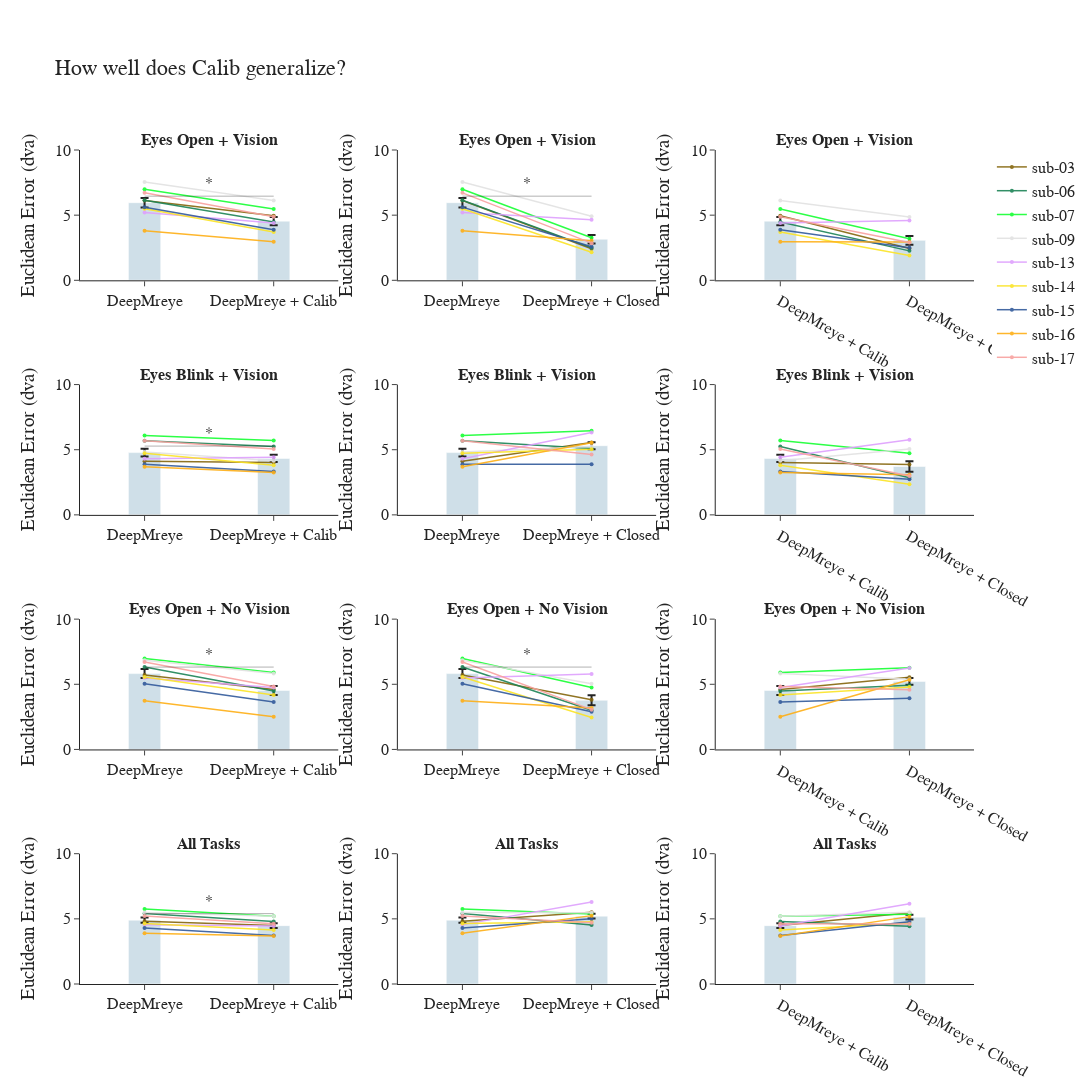

The notebook cell saved with this chart:
### Code cell
import plotly.graph_objects as go
from plotly.subplots import make_subplots
import numpy as np

# Define color and name mappings
model_name_map = {
    "pretrained": "DeepMreye",
    "pt_gaze": "DeepMreye + Closed",
    "pt_calib": "DeepMreye + Calib", 
    "ft_gaze": "DeepMreye + Calib + Closed"
}

bar_color = 'rgba(66, 129, 164, 0.25)' 

colormap_subject_dict = {
    'sub-01': '#AA0DFE', 'sub-02': '#3283FE', 'sub-03': '#85660D', 'sub-04': '#782AB6',
    'sub-05': '#565656', 'sub-06': '#1C8356', 'sub-07': '#16FF32', 'sub-08': '#F7E1A0',
    'sub-09': '#E2E2E2', 'sub-11': '#1CBE4F', 'sub-13': '#DEA0FD', 'sub-14': '#FBE426', 
    'sub-15': '#325A9B', 'sub-16': '#FEAF16', 'sub-17': '#F8A19F'
}

task_labels = ["<b>Eyes Open + Vision<b>", "<b>Eyes Blink + Vision<b>", "<b>Eyes Open + No Vision<b>"]
task_names = ["open", "no_stim", "blink", "all"]


comparisons = [
    ("pretrained", "pt_calib"),
    ("pretrained", "pt_gaze"),
    ("pt_calib", "ft_gaze")
]

fig = make_subplots(
    rows=4, cols=3,
    subplot_titles=[f"{label}" for label in task_labels for _ in range(3)] + ["<b>All Tasks<b>"] * 3
)


# Keep track of subjects already shown in legend
shown_subjects = set()

for i, task in enumerate(task_names):
    for j, (model_a, model_b) in enumerate(comparisons):
        row = i + 1
        col = j + 1

        df_plot = df_ee[
            (df_ee["task"] == task) &
            (df_ee["model"].isin([model_a, model_b]))
        ]

        df_pivot = df_plot.pivot(index="subject", columns="model", values="mean")[[model_a, model_b]].dropna()

        means = df_pivot.mean()
        stderrs = df_pivot.sem()
        x_vals = [0, 1]

        fig.add_trace(go.Bar(
            x=x_vals,
            y=means.values,
            error_y=dict(type="data", array=stderrs.values),
            marker_color=bar_color,
            width=0.25,
            showlegend=False
        ), row=row, col=col)

        # Add connecting lines per subject
        for subject, row_data in df_pivot.iterrows():
            color = colormap_subject_dict.get(subject, 'gray')
            show_legend = subject not in shown_subjects
            shown_subjects.add(subject)

            fig.add_trace(go.Scatter(
                x=x_vals,
                y=row_data.values,
                mode='lines+markers',
                line=dict(color=color, width=1.5),
                marker=dict(size=4),
                name=subject,
                opacity=0.9,
                showlegend=show_legend
            ), row=row, col=col)

        # Add significance marker if p < 0.05
        sig_row = sig_df[
            (sig_df.task == task) &
            (sig_df.model_a == model_a) &
            (sig_df.model_b == model_b)
        ]

        if not sig_row.empty and sig_row.iloc[0].p_value < 0.05:
            y_vals = means.values
            max_y = max(y_vals)
            line_y = max_y + 0.5

            fig.add_shape(
                type="line",
                x0=0,
                x1=1,
                y0=line_y,
                y1=line_y,
                line=dict(color="black", width=1),
                row=row, col=col
            )
            fig.add_trace(go.Scatter(
                x=[0.5],
                y=[line_y + 0.9],
                text=["*"],
                mode="text",
                showlegend=False
            ), row=row, col=col)

# Layout
fig.update_layout(
    height=1800,
    width=1300,
    title_text="How well does Calib generalize?",
    template="simple_white",
    showlegend=True,
    font=dict(size=16, family="Arial"),
    margin=dict(t=150)
)

# Axis formatting
for i in range(1, 5):
    for j in range(1, 4):  # 3 columns
        if j == 1:
            model_b_label = model_name_map["pt_calib"]
        elif j == 2:
            model_b_label = model_name_map["pt_gaze"]
        else:
            model_b_label = model_name_map["pt_gaze"]  
        model_a_label = model_name_map["pretrained"] if j in [1, 2] else model_name_map["pt_calib"]

        fig.update_yaxes(range=[0, 10], title_text="Euclidean Error (dva)", row=i, col=j)
        fig.update_xaxes(
            tickvals=[0, 1],
            ticktext=[model_a_label, model_b_label],
            row=i, col=j
        )


fig.show()
#fig.write_image("/Users/sinakling/disks/meso_shared/deepmreye/derivatives/int_deepmreye/deepmreye_closed/figures/group/euclidean_error_barplots.pdf")

### Figure 1 — Plotly figure (JSON) as saved in the notebook; plotly's stock layout.template omitted (floating-point values rounded to 4 significant figures)
{"data": [{"error_y": {"array": [0.3683, 0.3188], "type": "data"}, "marker": {"color": "rgba(66, 129, 164, 0.25)"}, "showlegend": false, "type": "bar", "width": 0.25, "x": [0, 1], "xaxis": "x", "y": [5.957, 4.541], "yaxis": "y"}, {"line": {"color": "#85660D", "width": 1.5}, "marker": {"size": 4}, "mode": "lines+markers", "name": "sub-03", "opacity": 0.9, "showlegend": true, "type": "scatter", "x": [0, 1], "xaxis": "x", "y": [6.122, 4.956], "yaxis": "y"}, {"line": {"color": "#1C8356", "width": 1.5}, "marker": {"size": 4}, "mode": "lines+markers", "name": "sub-06", "opacity": 0.9, "showlegend": true, "type": "scatter", "x": [0, 1], "xaxis": "x", "y": [6.138, 4.48], "yaxis": "y"}, {"line": {"color": "#16FF32", "width": 1.5}, "marker": {"size": 4}, "mode": "lines+markers", "name": "sub-07", "opacity": 0.9, "showlegend": true, "type": "scatter", "x": [0, 1], "xaxis": "x", "y": [6.987, 5.477], "yaxis": "y"}, {"line": {"color": "#E2E2E2", "width": 1.5}, "marker": {"size": 4}, "mode": "lines+markers", "name": "sub-09", "opacity": 0.9, "showlegend": true, "type": "scatter", "x": [0, 1], "xaxis": "x", "y": [7.548, 6.131], "yaxis": "y"}, {"line": {"color": "#DEA0FD", "width": 1.5}, "marker": {"size": 4}, "mode": "lines+markers", "name": "sub-13", "opacity": 0.9, "showlegend": true, "type": "scatter", "x": [0, 1], "xaxis": "x", "y": [5.201, 4.4], "yaxis": "y"}, {"line": {"color": "#FBE426", "width": 1.5}, "marker": {"size": 4}, "mode": "lines+markers", "name": "sub-14", "opacity": 0.9, "showlegend": true, "type": "scatter", "x": [0, 1], "xaxis": "x", "y": [5.488, 3.713], "yaxis": "y"}, {"line": {"color": "#325A9B", "width": 1.5}, "marker": {"size": 4}, "mode": "lines+markers", "name": "sub-15", "opacity": 0.9, "showlegend": true, "type": "scatter", "x": [0, 1], "xaxis": "x", "y": [5.615, 3.875], "yaxis": "y"}, {"line": {"color": "#FEAF16", "width": 1.5}, "marker": {"size": 4}, "mode": "lines+markers", "name": "sub-16", "opacity": 0.9, "showlegend": true, "type": "scatter", "x": [0, 1], "xaxis": "x", "y": [3.804, 2.965], "yaxis": "y"}, {"line": {"color": "#F8A19F", "width": 1.5}, "marker": {"size": 4}, "mode": "lines+markers", "name": "sub-17", "opacity": 0.9, "showlegend": true, "type": "scatter", "x": [0, 1], "xaxis": "x", "y": [6.712, 4.87], "yaxis": "y"}, {"mode": "text", "showlegend": false, "text": ["*"], "type": "scatter", "x": [0.5], "xaxis": "x", "y": [7.357], "yaxis": "y"}, {"error_y": {"array": [0.3683, 0.3292], "type": "data"}, "marker": {"color": "rgba(66, 129, 164, 0.25)"}, "showlegend": false, "type": "bar", "width": 0.25, "x": [0, 1], "xaxis": "x2", "y": [5.957, 3.153], "yaxis": "y2"}, {"line": {"color": "#85660D", "width": 1.5}, "marker": {"size": 4}, "mode": "lines+markers", "name": "sub-03", "opacity": 0.9, "showlegend": false, "type": "scatter", "x": [0, 1], "xaxis": "x2", "y": [6.122, 2.425], "yaxis": "y2"}, {"line": {"color": "#1C8356", "width": 1.5}, "marker": {"size": 4}, "mode": "lines+markers", "name": "sub-06", "opacity": 0.9, "showlegend": false, "type": "scatter", "x": [0, 1], "xaxis": "x2", "y": [6.138, 2.492], "yaxis": "y2"}, {"line": {"color": "#16FF32", "width": 1.5}, "marker": {"size": 4}, "mode": "lines+markers", "name": "sub-07", "opacity": 0.9, "showlegend": false, "type": "scatter", "x": [0, 1], "xaxis": "x2", "y": [6.987, 3.268], "yaxis": "y2"}, {"line": {"color": "#E2E2E2", "width": 1.5}, "marker": {"size": 4}, "mode": "lines+markers", "name": "sub-09", "opacity": 0.9, "showlegend": false, "type": "scatter", "x": [0, 1], "xaxis": "x2", "y": [7.548, 4.923], "yaxis": "y2"}, {"line": {"color": "#DEA0FD", "width": 1.5}, "marker": {"size": 4}, "mode": "lines+markers", "name": "sub-13", "opacity": 0.9, "showlegend": false, "type": "scatter", "x": [0, 1], "xaxis": "x2", "y": [5.201, 4.654], "yaxis": "y2"}, {"line": {"color": "#FBE426", "width": 1.5}, "marker": {"size": 4}, "mode": "lines+markers", "name": "sub-14", "opacity": 0.9, "showlegend": false, "type": "scatter", "x": [0, 1], "xaxis": "x2", "y": [5.488, 2.153], "yaxis": "y2"}, {"line": {"color": "#325A9B", "width": 1.5}, "marker": {"size": 4}, "mode": "lines+markers", "name": "sub-15", "opacity": 0.9, "showlegend": false, "type": "scatter", "x": [0, 1], "xaxis": "x2", "y": [5.615, 2.576], "yaxis": "y2"}, {"line": {"color": "#FEAF16", "width": 1.5}, "marker": {"size": 4}, "mode": "lines+markers", "name": "sub-16", "opacity": 0.9, "showlegend": false, "type": "scatter", "x": [0, 1], "xaxis": "x2", "y": [3.804, 3.04], "yaxis": "y2"}, {"line": {"color": "#F8A19F", "width": 1.5}, "marker": {"size": 4}, "mode": "lines+markers", "name": "sub-17", "opacity": 0.9, "showlegend": false, "type": "scatter", "x": [0, 1], "xaxis": "x2", "y": [6.712, 2.85], "yaxis": "y2"}, {"mode": "text", "showlegend": false, "text": ["*"], "type": "scatter", "x": [0.5], "xaxis": "x2", "y": [7.357], "yaxis": "y2"}, {"error_y": {"array": [0.3188, 0.34], "type": "data"}, "marker": {"color": "rgba(66, 129, 164, 0.25)"}, "showlegend": false, "type": "bar", "width": 0.25, "x": [0, 1], "xaxis": "x3", "y": [4.541, 3.066], "yaxis": "y3"}, {"line": {"color": "#85660D", "width": 1.5}, "marker": {"size": 4}, "mode": "lines+markers", "name": "sub-03", "opacity": 0.9, "showlegend": false, "type": "scatter", "x": [0, 1], "xaxis": "x3", "y": [4.956, 2.44], "yaxis": "y3"}, {"line": {"color": "#1C8356", "width": 1.5}, "marker": {"size": 4}, "mode": "lines+markers", "name": "sub-06", "opacity": 0.9, "showlegend": false, "type": "scatter", "x": [0, 1], "xaxis": "x3", "y": [4.48, 2.259], "yaxis": "y3"}, {"line": {"color": "#16FF32", "width": 1.5}, "marker": {"size": 4}, "mode": "lines+markers", "name": "sub-07", "opacity": 0.9, "showlegend": false, "type": "scatter", "x": [0, 1], "xaxis": "x3", "y": [5.477, 3.189], "yaxis": "y3"}, {"line": {"color": "#E2E2E2", "width": 1.5}, "marker": {"size": 4}, "mode": "lines+markers", "name": "sub-09", "opacity": 0.9, "showlegend": false, "type": "scatter", "x": [0, 1], "xaxis": "x3", "y": [6.131, 4.858], "yaxis": "y3"}, {"line": {"color": "#DEA0FD", "width": 1.5}, "marker": {"size": 4}, "mode": "lines+markers", "name": "sub-13", "opacity": 0.9, "showlegend": false, "type": "scatter", "x": [0, 1], "xaxis": "x3", "y": [4.4, 4.599], "yaxis": "y3"}, {"line": {"color": "#FBE426", "width": 1.5}, "marker": {"size": 4}, "mode": "lines+markers", "name": "sub-14", "opacity": 0.9, "showlegend": false, "type": "scatter", "x": [0, 1], "xaxis": "x3", "y": [3.713, 1.909], "yaxis": "y3"}, {"line": {"color": "#325A9B", "width": 1.5}, "marker": {"size": 4}, "mode": "lines+markers", "name": "sub-15", "opacity": 0.9, "showlegend": false, "type": "scatter", "x": [0, 1], "xaxis": "x3", "y": [3.875, 2.496], "yaxis": "y3"}, {"line": {"color": "#FEAF16", "width": 1.5}, "marker": {"size": 4}, "mode": "lines+markers", "name": "sub-16", "opacity": 0.9, "showlegend": false, "type": "scatter", "x": [0, 1], "xaxis": "x3", "y": [2.965, 2.932], "yaxis": "y3"}, {"line": {"color": "#F8A19F", "width": 1.5}, "marker": {"size": 4}, "mode": "lines+markers", "name": "sub-17", "opacity": 0.9, "showlegend": false, "type": "scatter", "x": [0, 1], "xaxis": "x3", "y": [4.87, 2.908], "yaxis": "y3"}, {"error_y": {"array": [0.2899, 0.2853], "type": "data"}, "marker": {"color": "rgba(66, 129, 164, 0.25)"}, "showlegend": false, "type": "bar", "width": 0.25, "x": [0, 1], "xaxis": "x4", "y": [4.779, 4.333], "yaxis": "y4"}, {"line": {"color": "#85660D", "width": 1.5}, "marker": {"size": 4}, "mode": "lines+markers", "name": "sub-03", "opacity": 0.9, "showlegend": false, "type": "scatter", "x": [0, 1], "xaxis": "x4", "y": [4.108, 4.015], "yaxis": "y4"}, {"line": {"color": "#1C8356", "width": 1.5}, "marker": {"size": 4}, "mode": "lines+markers", "name": "sub-06", "opacity": 0.9, "showlegend": false, "type": "scatter", "x": [0, 1], "xaxis": "x4", "y": [5.681, 5.249], "yaxis": "y4"}, {"line": {"color": "#16FF32", "width": 1.5}, "marker": {"size": 4}, "mode": "lines+markers", "name": "sub-07", "opacity": 0.9, "showlegend": false, "type": "scatter", "x": [0, 1], "xaxis": "x4", "y": [6.097, 5.715], "yaxis": "y4"}, {"line": {"color": "#E2E2E2", "width": 1.5}, "marker": {"size": 4}, "mode": "lines+markers", "name": "sub-09", "opacity": 0.9, "showlegend": false, "type": "scatter", "x": [0, 1], "xaxis": "x4", "y": [4.82, 4.158], "yaxis": "y4"}, {"line": {"color": "#DEA0FD", "width": 1.5}, "marker": {"size": 4}, "mode": "lines+markers", "name": "sub-13", "opacity": 0.9, "showlegend": false, "type": "scatter", "x": [0, 1], "xaxis": "x4", "y": [4.304, 4.416], "yaxis": "y4"}, {"line": {"color": "#FBE426", "width": 1.5}, "marker": {"size": 4}, "mode": "lines+markers", "name": "sub-14", "opacity": 0.9, "showlegend": false, "type": "scatter", "x": [0, 1], "xaxis": "x4", "y": [4.73, 3.811], "yaxis": "y4"}, {"line": {"color": "#325A9B", "width": 1.5}, "marker": {"size": 4}, "mode": "lines+markers", "name": "sub-15", "opacity": 0.9, "showlegend": false, "type": "scatter", "x": [0, 1], "xaxis": "x4", "y": [3.877, 3.335], "yaxis": "y4"}, {"line": {"color": "#FEAF16", "width": 1.5}, "marker": {"size": 4}, "mode": "lines+markers", "name": "sub-16", "opacity": 0.9, "showlegend": false, "type": "scatter", "x": [0, 1], "xaxis": "x4", "y": [3.697, 3.245], "yaxis": "y4"}, {"line": {"color": "#F8A19F", "width": 1.5}, "marker": {"size": 4}, "mode": "lines+markers", "name": "sub-17", "opacity": 0.9, "showlegend": false, "type": "scatter", "x": [0, 1], "xaxis": "x4", "y": [5.694, 5.054], "yaxis": "y4"}, {"mode": "text", "showlegend": false, "text": ["*"], "type": "scatter", "x": [0.5], "xaxis": "x4", "y": [6.179], "yaxis": "y4"}, {"error_y": {"array": [0.2899, 0.2654], "type": "data"}, "marker": {"color": "rgba(66, 129, 164, 0.25)"}, "showlegend": false, "type": "bar", "width": 0.25, "x": [0, 1], "xaxis": "x5", "y": [4.779, 5.307], "yaxis": "y5"}, {"line": {"color": "#85660D", "width": 1.5}, "marker": {"size": 4}, "mode": "lines+markers", "name": "sub-03", "opacity": 0.9, "showlegend": false, "type": "scatter", "x": [0, 1], "xaxis": "x5", "y": [4.108, 5.561], "yaxis": "y5"}, {"line": {"color": "#1C8356", "width": 1.5}, "marker": {"size": 4}, "mode": "lines+markers", "name": "sub-06", "opacity": 0.9, "showlegend": false, "type": "scatter", "x": [0, 1], "xaxis": "x5", "y": [5.681, 5.1], "yaxis": "y5"}, {"line": {"color": "#16FF32", "width": 1.5}, "marker": {"size": 4}, "mode": "lines+markers", "name": "sub-07", "opacity": 0.9, "showlegend": false, "type": "scatter", "x": [0, 1], "xaxis": "x5", "y": [6.097, 6.456], "yaxis": "y5"}, {"line": {"color": "#E2E2E2", "width": 1.5}, "marker": {"size": 4}, "mode": "lines+markers", "name": "sub-09", "opacity": 0.9, "showlegend": false, "type": "scatter", "x": [0, 1], "xaxis": "x5", "y": [4.82, 5.239], "yaxis": "y5"}, {"line": {"color": "#DEA0FD", "width": 1.5}, "marker": {"size": 4}, "mode": "lines+markers", "name": "sub-13", "opacity": 0.9, "showlegend": false, "type": "scatter", "x": [0, 1], "xaxis": "x5", "y": [4.304, 6.321], "yaxis": "y5"}, {"line": {"color": "#FBE426", "width": 1.5}, "marker": {"size": 4}, "mode": "lines+markers", "name": "sub-14", "opacity": 0.9, "showlegend": false, "type": "scatter", "x": [0, 1], "xaxis": "x5", "y": [4.73, 5.038], "yaxis": "y5"}, {"line": {"color": "#325A9B", "width": 1.5}, "marker": {"size": 4}, "mode": "lines+markers", "name": "sub-15", "opacity": 0.9, "showlegend": false, "type": "scatter", "x": [0, 1], "xaxis": "x5", "y": [3.877, 3.878], "yaxis": "y5"}, {"line": {"color": "#FEAF16", "width": 1.5}, "marker": {"size": 4}, "mode": "lines+markers", "name": "sub-16", "opacity": 0.9, "showlegend": false, "type": "scatter", "x": [0, 1], "xaxis": "x5", "y": [3.697, 5.536], "yaxis": "y5"}, {"line": {"color": "#F8A19F", "width": 1.5}, "marker": {"size": 4}, "mode": "lines+markers", "name": "sub-17", "opacity": 0.9, "showlegend": false, "type": "scatter", "x": [0, 1], "xaxis": "x5", "y": [5.694, 4.639], "yaxis": "y5"}, {"error_y": {"array": [0.2853, 0.4009], "type": "data"}, "marker": {"color": "rgba(66, 129, 164, 0.25)"}, "showlegend": false, "type": "bar", "width": 0.25, "x": [0, 1], "xaxis": "x6", "y": [4.333, 3.71], "yaxis": "y6"}, {"line": {"color": "#85660D", "width": 1.5}, "marker": {"size": 4}, "mode": "lines+markers", "name": "sub-03", "opacity": 0.9, "showlegend": false, "type": "scatter", "x": [0, 1], "xaxis": "x6", "y": [4.015, 3.868], "yaxis": "y6"}, {"line": {"color": "#1C8356", "width": 1.5}, "marker": {"size": 4}, "mode": "lines+markers", "name": "sub-06", "opacity": 0.9, "showlegend": false, "type": "scatter", "x": [0, 1], "xaxis": "x6", "y": [5.249, 2.843], "yaxis": "y6"}, {"line": {"color": "#16FF32", "width": 1.5}, "marker": {"size": 4}, "mode": "lines+markers", "name": "sub-07", "opacity": 0.9, "showlegend": false, "type": "scatter", "x": [0, 1], "xaxis": "x6", "y": [5.715, 4.726], "yaxis": "y6"}, {"line": {"color": "#E2E2E2", "width": 1.5}, "marker": {"size": 4}, "mode": "lines+markers", "name": "sub-09", "opacity": 0.9, "showlegend": false, "type": "scatter", "x": [0, 1], "xaxis": "x6", "y": [4.158, 5.05], "yaxis": "y6"}, {"line": {"color": "#DEA0FD", "width": 1.5}, "marker": {"size": 4}, "mode": "lines+markers", "name": "sub-13", "opacity": 0.9, "showlegend": false, "type": "scatter", "x": [0, 1], "xaxis": "x6", "y": [4.416, 5.767], "yaxis": "y6"}, {"line": {"color": "#FBE426", "width": 1.5}, "marker": {"size": 4}, "mode": "lines+markers", "name": "sub-14", "opacity": 0.9, "showlegend": false, "type": "scatter", "x": [0, 1], "xaxis": "x6", "y": [3.811, 2.348], "yaxis": "y6"}, {"line": {"color": "#325A9B", "width": 1.5}, "marker": {"size": 4}, "mode": "lines+markers", "name": "sub-15", "opacity": 0.9, "showlegend": false, "type": "scatter", "x": [0, 1], "xaxis": "x6", "y": [3.335, 2.737], "yaxis": "y6"}, {"line": {"color": "#FEAF16", "width": 1.5}, "marker": {"size": 4}, "mode": "lines+markers", "name": "sub-16", "opacity": 0.9, "showlegend": false, "type": "scatter", "x": [0, 1], "xaxis": "x6", "y": [3.245, 3.07], "yaxis": "y6"}, {"line": {"color": "#F8A19F", "width": 1.5}, "marker": {"size": 4}, "mode": "lines+markers", "name": "sub-17", "opacity": 0.9, "showlegend": false, "type": "scatter", "x": [0, 1], "xaxis": "x6", "y": [5.054, 2.984], "yaxis": "y6"}, {"error_y": {"array": [0.3443, 0.3483], "type": "data"}, "marker": {"color": "rgba(66, 129, 164, 0.25)"}, "showlegend": false, "type": "bar", "width": 0.25, "x": [0, 1], "xaxis": "x7", "y": [5.82, 4.528], "yaxis": "y7"}, {"line": {"color": "#85660D", "width": 1.5}, "marker": {"size": 4}, "mode": "lines+markers", "name": "sub-03", "opacity": 0.9, "showlegend": false, "type": "scatter", "x": [0, 1], "xaxis": "x7", "y": [5.71, 4.604], "yaxis": "y7"}, {"line": {"color": "#1C8356", "width": 1.5}, "marker": {"size": 4}, "mode": "lines+markers", "name": "sub-06", "opacity": 0.9, "showlegend": false, "type": "scatter", "x": [0, 1], "xaxis": "x7", "y": [6.333, 4.491], "yaxis": "y7"}, {"line": {"color": "#16FF32", "width": 1.5}, "marker": {"size": 4}, "mode": "lines+markers", "name": "sub-07", "opacity": 0.9, "showlegend": false, "type": "scatter", "x": [0, 1], "xaxis": "x7", "y": [6.971, 5.911], "yaxis": "y7"}, {"line": {"color": "#E2E2E2", "width": 1.5}, "marker": {"size": 4}, "mode": "lines+markers", "name": "sub-09", "opacity": 0.9, "showlegend": false, "type": "scatter", "x": [0, 1], "xaxis": "x7", "y": [6.836, 5.821], "yaxis": "y7"}, {"line": {"color": "#DEA0FD", "width": 1.5}, "marker": {"size": 4}, "mode": "lines+markers", "name": "sub-13", "opacity": 0.9, "showlegend": false, "type": "scatter", "x": [0, 1], "xaxis": "x7", "y": [5.488, 4.756], "yaxis": "y7"}, {"line": {"color": "#FBE426", "width": 1.5}, "marker": {"size": 4}, "mode": "lines+markers", "name": "sub-14", "opacity": 0.9, "showlegend": false, "type": "scatter", "x": [0, 1], "xaxis": "x7", "y": [5.556, 4.181], "yaxis": "y7"}, {"line": {"color": "#325A9B", "width": 1.5}, "marker": {"size": 4}, "mode": "lines+markers", "name": "sub-15", "opacity": 0.9, "showlegend": false, "type": "scatter", "x": [0, 1], "xaxis": "x7", "y": [5.04, 3.649], "yaxis": "y7"}, {"line": {"color": "#FEAF16", "width": 1.5}, "marker": {"size": 4}, "mode": "lines+markers", "name": "sub-16", "opacity": 0.9, "showlegend": false, "type": "scatter", "x": [0, 1], "xaxis": "x7", "y": [3.74, 2.502], "yaxis": "y7"}, {"line": {"color": "#F8A19F", "width": 1.5}, "marker": {"size": 4}, "mode": "lines+markers", "name": "sub-17", "opacity": 0.9, "showlegend": false, "type": "scatter", "x": [0, 1], "xaxis": "x7", "y": [6.709, 4.836], "yaxis": "y7"}, {"mode": "text", "showlegend": false, "text": ["*"], "type": "scatter", "x": [0.5], "xaxis": "x7", "y": [7.22], "yaxis": "y7"}, {"error_y": {"array": [0.3443, 0.384], "type": "data"}, "marker": {"color": "rgba(66, 129, 164, 0.25)"}, "showlegend": false, "type": "bar", "width": 0.25, "x": [0, 1], "xaxis": "x8", "y": [5.82, 3.773], "yaxis": "y8"}, {"line": {"color": "#85660D", "width": 1.5}, "marker": {"size": 4}, "mode": "lines+markers", "name": "sub-03", "opacity": 0.9, "showlegend": false, "type": "scatter", "x": [0, 1], "xaxis": "x8", "y": [5.71, 3.818], "yaxis": "y8"}, {"line": {"color": "#1C8356", "width": 1.5}, "marker": {"size": 4}, "mode": "lines+markers", "name": "sub-06", "opacity": 0.9, "showlegend": false, "type": "scatter", "x": [0, 1], "xaxis": "x8", "y": [6.333, 3.003], "yaxis": "y8"}, {"line": {"color": "#16FF32", "width": 1.5}, "marker": {"size": 4}, "mode": "lines+markers", "name": "sub-07", "opacity": 0.9, "showlegend": false, "type": "scatter", "x": [0, 1], "xaxis": "x8", "y": [6.971, 4.748], "yaxis": "y8"}, {"line": {"color": "#E2E2E2", "width": 1.5}, "marker": {"size": 4}, "mode": "lines+markers", "name": "sub-09", "opacity": 0.9, "showlegend": false, "type": "scatter", "x": [0, 1], "xaxis": "x8", "y": [6.836, 5.037], "yaxis": "y8"}, {"line": {"color": "#DEA0FD", "width": 1.5}, "marker": {"size": 4}, "mode": "lines+markers", "name": "sub-13", "opacity": 0.9, "showlegend": false, "type": "scatter", "x": [0, 1], "xaxis": "x8", "y": [5.488, 5.787], "yaxis": "y8"}, {"line": {"color": "#FBE426", "width": 1.5}, "marker": {"size": 4}, "mode": "lines+markers", "name": "sub-14", "opacity": 0.9, "showlegend": false, "type": "scatter", "x": [0, 1], "xaxis": "x8", "y": [5.556, 2.447], "yaxis": "y8"}, {"line": {"color": "#325A9B", "width": 1.5}, "marker": {"size": 4}, "mode": "lines+markers", "name": "sub-15", "opacity": 0.9, "showlegend": false, "type": "scatter", "x": [0, 1], "xaxis": "x8", "y": [5.04, 2.889], "yaxis": "y8"}, {"line": {"color": "#FEAF16", "width": 1.5}, "marker": {"size": 4}, "mode": "lines+markers", "name": "sub-16", "opacity": 0.9, "showlegend": false, "type": "scatter", "x": [0, 1], "xaxis": "x8", "y": [3.74, 3.175], "yaxis": "y8"}, {"line": {"color": "#F8A19F", "width": 1.5}, "marker": {"size": 4}, "mode": "lines+markers", "name": "sub-17", "opacity": 0.9, "showlegend": false, "type": "scatter", "x": [0, 1], "xaxis": "x8", "y": [6.709, 3.052], "yaxis": "y8"}, {"mode": "text", "showlegend": false, "text": ["*"], "type": "scatter", "x": [0.5], "xaxis": "x8", "y": [7.22], "yaxis": "y8"}, {"error_y": {"array": [0.3483, 0.255], "type": "data"}, "marker": {"color": "rgba(66, 129, 164, 0.25)"}, "showlegend": false, "type": "bar", "width": 0.25, "x": [0, 1], "xaxis": "x9", "y": [4.528, 5.223], "yaxis": "y9"}, {"line": {"color": "#85660D", "width": 1.5}, "marker": {"size": 4}, "mode": "lines+markers", "name": "sub-03", "opacity": 0.9, "showlegend": false, "type": "scatter", "x": [0, 1], "xaxis": "x9", "y": [4.604, 5.536], "yaxis": "y9"}, {"line": {"color": "#1C8356", "width": 1.5}, "marker": {"size": 4}, "mode": "lines+markers", "name": "sub-06", "opacity": 0.9, "showlegend": false, "type": "scatter", "x": [0, 1], "xaxis": "x9", "y": [4.491, 4.929], "yaxis": "y9"}, {"line": {"color": "#16FF32", "width": 1.5}, "marker": {"size": 4}, "mode": "lines+markers", "name": "sub-07", "opacity": 0.9, "showlegend": false, "type": "scatter", "x": [0, 1], "xaxis": "x9", "y": [5.911, 6.267], "yaxis": "y9"}, {"line": {"color": "#E2E2E2", "width": 1.5}, "marker": {"size": 4}, "mode": "lines+markers", "name": "sub-09", "opacity": 0.9, "showlegend": false, "type": "scatter", "x": [0, 1], "xaxis": "x9", "y": [5.821, 5.384], "yaxis": "y9"}, {"line": {"color": "#DEA0FD", "width": 1.5}, "marker": {"size": 4}, "mode": "lines+markers", "name": "sub-13", "opacity": 0.9, "showlegend": false, "type": "scatter", "x": [0, 1], "xaxis": "x9", "y": [4.756, 6.257], "yaxis": "y9"}, {"line": {"color": "#FBE426", "width": 1.5}, "marker": {"size": 4}, "mode": "lines+markers", "name": "sub-14", "opacity": 0.9, "showlegend": false, "type": "scatter", "x": [0, 1], "xaxis": "x9", "y": [4.181, 4.799], "yaxis": "y9"}, {"line": {"color": "#325A9B", "width": 1.5}, "marker": {"size": 4}, "mode": "lines+markers", "name": "sub-15", "opacity": 0.9, "showlegend": false, "type": "scatter", "x": [0, 1], "xaxis": "x9", "y": [3.649, 3.921], "yaxis": "y9"}, {"line": {"color": "#FEAF16", "width": 1.5}, "marker": {"size": 4}, "mode": "lines+markers", "name": "sub-16", "opacity": 0.9, "showlegend": false, "type": "scatter", "x": [0, 1], "xaxis": "x9", "y": [2.502, 5.344], "yaxis": "y9"}, {"line": {"color": "#F8A19F", "width": 1.5}, "marker": {"size": 4}, "mode": "lines+markers", "name": "sub-17", "opacity": 0.9, "showlegend": false, "type": "scatter", "x": [0, 1], "xaxis": "x9", "y": [4.836, 4.571], "yaxis": "y9"}, {"error_y": {"array": [0.2038, 0.1851], "type": "data"}, "marker": {"color": "rgba(66, 129, 164, 0.25)"}, "showlegend": false, "type": "bar", "width": 0.25, "x": [0, 1], "xaxis": "x10", "y": [4.899, 4.478], "yaxis": "y10"}, {"line": {"color": "#85660D", "width": 1.5}, "marker": {"size": 4}, "mode": "lines+markers", "name": "sub-03", "opacity": 0.9, "showlegend": false, "type": "scatter", "x": [0, 1], "xaxis": "x10", "y": [4.825, 4.483], "yaxis": "y10"}, {"line": {"color": "#1C8356", "width": 1.5}, "marker": {"size": 4}, "mode": "lines+markers", "name": "sub-06", "opacity": 0.9, "showlegend": false, "type": "scatter", "x": [0, 1], "xaxis": "x10", "y": [5.409, 4.799], "yaxis": "y10"}, {"line": {"color": "#16FF32", "width": 1.5}, "marker": {"size": 4}, "mode": "lines+markers", "name": "sub-07", "opacity": 0.9, "showlegend": false, "type": "scatter", "x": [0, 1], "xaxis": "x10", "y": [5.753, 5.206], "yaxis": "y10"}, {"line": {"color": "#E2E2E2", "width": 1.5}, "marker": {"size": 4}, "mode": "lines+markers", "name": "sub-09", "opacity": 0.9, "showlegend": false, "type": "scatter", "x": [0, 1], "xaxis": "x10", "y": [5.493, 5.19], "yaxis": "y10"}, {"line": {"color": "#DEA0FD", "width": 1.5}, "marker": {"size": 4}, "mode": "lines+markers", "name": "sub-13", "opacity": 0.9, "showlegend": false, "type": "scatter", "x": [0, 1], "xaxis": "x10", "y": [4.556, 4.457], "yaxis": "y10"}, {"line": {"color": "#FBE426", "width": 1.5}, "marker": {"size": 4}, "mode": "lines+markers", "name": "sub-14", "opacity": 0.9, "showlegend": false, "type": "scatter", "x": [0, 1], "xaxis": "x10", "y": [4.651, 4.146], "yaxis": "y10"}, {"line": {"color": "#325A9B", "width": 1.5}, "marker": {"size": 4}, "mode": "lines+markers", "name": "sub-15", "opacity": 0.9, "showlegend": false, "type": "scatter", "x": [0, 1], "xaxis": "x10", "y": [4.292, 3.72], "yaxis": "y10"}, {"line": {"color": "#FEAF16", "width": 1.5}, "marker": {"size": 4}, "mode": "lines+markers", "name": "sub-16", "opacity": 0.9, "showlegend": false, "type": "scatter", "x": [0, 1], "xaxis": "x10", "y": [3.901, 3.689], "yaxis": "y10"}, {"line": {"color": "#F8A19F", "width": 1.5}, "marker": {"size": 4}, "mode": "lines+markers", "name": "sub-17", "opacity": 0.9, "showlegend": false, "type": "scatter", "x": [0, 1], "xaxis": "x10", "y": [5.213, 4.616], "yaxis": "y10"}, {"mode": "text", "showlegend": false, "text": ["*"], "type": "scatter", "x": [0.5], "xaxis": "x10", "y": [6.299], "yaxis": "y10"}, {"error_y": {"array": [0.2038, 0.1795], "type": "data"}, "marker": {"color": "rgba(66, 129, 164, 0.25)"}, "showlegend": false, "type": "bar", "width": 0.25, "x": [0, 1], "xaxis": "x11", "y": [4.899, 5.208], "yaxis": "y11"}, {"line": {"color": "#85660D", "width": 1.5}, "marker": {"size": 4}, "mode": "lines+markers", "name": "sub-03", "opacity": 0.9, "showlegend": false, "type": "scatter", "x": [0, 1], "xaxis": "x11", "y": [4.825, 5.502], "yaxis": "y11"}, {"line": {"color": "#1C8356", "width": 1.5}, "marker": {"size": 4}, "mode": "lines+markers", "name": "sub-06", "opacity": 0.9, "showlegend": false, "type": "scatter", "x": [0, 1], "xaxis": "x11", "y": [5.409, 4.519], "yaxis": "y11"}, {"line": {"color": "#16FF32", "width": 1.5}, "marker": {"size": 4}, "mode": "lines+markers", "name": "sub-07", "opacity": 0.9, "showlegend": false, "type": "scatter", "x": [0, 1], "xaxis": "x11", "y": [5.753, 5.366], "yaxis": "y11"}, {"line": {"color": "#E2E2E2", "width": 1.5}, "marker": {"size": 4}, "mode": "lines+markers", "name": "sub-09", "opacity": 0.9, "showlegend": false, "type": "scatter", "x": [0, 1], "xaxis": "x11", "y": [5.493, 5.459], "yaxis": "y11"}, {"line": {"color": "#DEA0FD", "width": 1.5}, "marker": {"size": 4}, "mode": "lines+markers", "name": "sub-13", "opacity": 0.9, "showlegend": false, "type": "scatter", "x": [0, 1], "xaxis": "x11", "y": [4.556, 6.297], "yaxis": "y11"}, {"line": {"color": "#FBE426", "width": 1.5}, "marker": {"size": 4}, "mode": "lines+markers", "name": "sub-14", "opacity": 0.9, "showlegend": false, "type": "scatter", "x": [0, 1], "xaxis": "x11", "y": [4.651, 4.781], "yaxis": "y11"}, {"line": {"color": "#325A9B", "width": 1.5}, "marker": {"size": 4}, "mode": "lines+markers", "name": "sub-15", "opacity": 0.9, "showlegend": false, "type": "scatter", "x": [0, 1], "xaxis": "x11", "y": [4.292, 5.006], "yaxis": "y11"}, {"line": {"color": "#FEAF16", "width": 1.5}, "marker": {"size": 4}, "mode": "lines+markers", "name": "sub-16", "opacity": 0.9, "showlegend": false, "type": "scatter", "x": [0, 1], "xaxis": "x11", "y": [3.901, 5.247], "yaxis": "y11"}, {"line": {"color": "#F8A19F", "width": 1.5}, "marker": {"size": 4}, "mode": "lines+markers", "name": "sub-17", "opacity": 0.9, "showlegend": false, "type": "scatter", "x": [0, 1], "xaxis": "x11", "y": [5.213, 4.698], "yaxis": "y11"}, {"error_y": {"array": [0.1851, 0.1846], "type": "data"}, "marker": {"color": "rgba(66, 129, 164, 0.25)"}, "showlegend": false, "type": "bar", "width": 0.25, "x": [0, 1], "xaxis": "x12", "y": [4.478, 5.132], "yaxis": "y12"}, {"line": {"color": "#85660D", "width": 1.5}, "marker": {"size": 4}, "mode": "lines+markers", "name": "sub-03", "opacity": 0.9, "showlegend": false, "type": "scatter", "x": [0, 1], "xaxis": "x12", "y": [4.483, 5.476], "yaxis": "y12"}, {"line": {"color": "#1C8356", "width": 1.5}, "marker": {"size": 4}, "mode": "lines+markers", "name": "sub-06", "opacity": 0.9, "showlegend": false, "type": "scatter", "x": [0, 1], "xaxis": "x12", "y": [4.799, 4.433], "yaxis": "y12"}, {"line": {"color": "#16FF32", "width": 1.5}, "marker": {"size": 4}, "mode": "lines+markers", "name": "sub-07", "opacity": 0.9, "showlegend": false, "type": "scatter", "x": [0, 1], "xaxis": "x12", "y": [5.206, 5.356], "yaxis": "y12"}, {"line": {"color": "#E2E2E2", "width": 1.5}, "marker": {"size": 4}, "mode": "lines+markers", "name": "sub-09", "opacity": 0.9, "showlegend": false, "type": "scatter", "x": [0, 1], "xaxis": "x12", "y": [5.19, 5.502], "yaxis": "y12"}, {"line": {"color": "#DEA0FD", "width": 1.5}, "marker": {"size": 4}, "mode": "lines+markers", "name": "sub-13", "opacity": 0.9, "showlegend": false, "type": "scatter", "x": [0, 1], "xaxis": "x12", "y": [4.457, 6.165], "yaxis": "y12"}, {"line": {"color": "#FBE426", "width": 1.5}, "marker": {"size": 4}, "mode": "lines+markers", "name": "sub-14", "opacity": 0.9, "showlegend": false, "type": "scatter", "x": [0, 1], "xaxis": "x12", "y": [4.146, 4.685], "yaxis": "y12"}, {"line": {"color": "#325A9B", "width": 1.5}, "marker": {"size": 4}, "mode": "lines+markers", "name": "sub-15", "opacity": 0.9, "showlegend": false, "type": "scatter", "x": [0, 1], "xaxis": "x12", "y": [3.72, 4.783], "yaxis": "y12"}, {"line": {"color": "#FEAF16", "width": 1.5}, "marker": {"size": 4}, "mode": "lines+markers", "name": "sub-16", "opacity": 0.9, "showlegend": false, "type": "scatter", "x": [0, 1], "xaxis": "x12", "y": [3.689, 5.17], "yaxis": "y12"}, {"line": {"color": "#F8A19F", "width": 1.5}, "marker": {"size": 4}, "mode": "lines+markers", "name": "sub-17", "opacity": 0.9, "showlegend": false, "type": "scatter", "x": [0, 1], "xaxis": "x12", "y": [4.616, 4.613], "yaxis": "y12"}], "layout": {"annotations": [{"font": {"size": 16}, "showarrow": false, "text": "<b>Eyes Open + Vision<b>", "x": 0.1444, "xanchor": "center", "xref": "paper", "y": 1, "yanchor": "bottom", "yref": "paper"}, {"font": {"size": 16}, "showarrow": false, "text": "<b>Eyes Open + Vision<b>", "x": 0.5, "xanchor": "center", "xref": "paper", "y": 1, "yanchor": "bottom", "yref": "paper"}, {"font": {"size": 16}, "showarrow": false, "text": "<b>Eyes Open + Vision<b>", "x": 0.8556, "xanchor": "center", "xref": "paper", "y": 1, "yanchor": "bottom", "yref": "paper"}, {"font": {"size": 16}, "showarrow": false, "text": "<b>Eyes Blink + Vision<b>", "x": 0.1444, "xanchor": "center", "xref": "paper", "y": 0.7188, "yanchor": "bottom", "yref": "paper"}, {"font": {"size": 16}, "showarrow": false, "text": "<b>Eyes Blink + Vision<b>", "x": 0.5, "xanchor": "center", "xref": "paper", "y": 0.7188, "yanchor": "bottom", "yref": "paper"}, {"font": {"size": 16}, "showarrow": false, "text": "<b>Eyes Blink + Vision<b>", "x": 0.8556, "xanchor": "center", "xref": "paper", "y": 0.7188, "yanchor": "bottom", "yref": "paper"}, {"font": {"size": 16}, "showarrow": false, "text": "<b>Eyes Open + No Vision<b>", "x": 0.1444, "xanchor": "center", "xref": "paper", "y": 0.4375, "yanchor": "bottom", "yref": "paper"}, {"font": {"size": 16}, "showarrow": false, "text": "<b>Eyes Open + No Vision<b>", "x": 0.5, "xanchor": "center", "xref": "paper", "y": 0.4375, "yanchor": "bottom", "yref": "paper"}, {"font": {"size": 16}, "showarrow": false, "text": "<b>Eyes Open + No Vision<b>", "x": 0.8556, "xanchor": "center", "xref": "paper", "y": 0.4375, "yanchor": "bottom", "yref": "paper"}, {"font": {"size": 16}, "showarrow": false, "text": "<b>All Tasks<b>", "x": 0.1444, "xanchor": "center", "xref": "paper", "y": 0.1562, "yanchor": "bottom", "yref": "paper"}, {"font": {"size": 16}, "showarrow": false, "text": "<b>All Tasks<b>", "x": 0.5, "xanchor": "center", "xref": "paper", "y": 0.1562, "yanchor": "bottom", "yref": "paper"}, {"font": {"size": 16}, "showarrow": false, "text": "<b>All Tasks<b>", "x": 0.8556, "xanchor": "center", "xref": "paper", "y": 0.1562, "yanchor": "bottom", "yref": "paper"}], "font": {"family": "Arial", "size": 16}, "height": 1800, "margin": {"t": 150}, "shapes": [{"line": {"color": "black", "width": 1}, "type": "line", "x0": 0, "x1": 1, "xref": "x", "y0": 6.457, "y1": 6.457, "yref": "y"}, {"line": {"color": "black", "width": 1}, "type": "line", "x0": 0, "x1": 1, "xref": "x2", "y0": 6.457, "y1": 6.457, "yref": "y2"}, {"line": {"color": "black", "width": 1}, "type": "line", "x0": 0, "x1": 1, "xref": "x4", "y0": 5.279, "y1": 5.279, "yref": "y4"}, {"line": {"color": "black", "width": 1}, "type": "line", "x0": 0, "x1": 1, "xref": "x7", "y0": 6.32, "y1": 6.32, "yref": "y7"}, {"line": {"color": "black", "width": 1}, "type": "line", "x0": 0, "x1": 1, "xref": "x8", "y0": 6.32, "y1": 6.32, "yref": "y8"}, {"line": {"color": "black", "width": 1}, "type": "line", "x0": 0, "x1": 1, "xref": "x10", "y0": 5.399, "y1": 5.399, "yref": "y10"}], "showlegend": true, "title": {"text": "How well does Calib generalize?"}, "width": 1300, "xaxis": {"anchor": "y", "domain": [0, 0.2889], "ticktext": ["DeepMreye", "DeepMreye + Calib"], "tickvals": [0, 1]}, "xaxis10": {"anchor": "y10", "domain": [0, 0.2889], "ticktext": ["DeepMreye", "DeepMreye + Calib"], "tickvals": [0, 1]}, "xaxis11": {"anchor": "y11", "domain": [0.3556, 0.6444], "ticktext": ["DeepMreye", "DeepMreye + Closed"], "tickvals": [0, 1]}, "xaxis12": {"anchor": "y12", "domain": [0.7111, 1], "ticktext": ["DeepMreye + Calib", "DeepMreye + Closed"], "tickvals": [0, 1]}, "xaxis2": {"anchor": "y2", "domain": [0.3556, 0.6444], "ticktext": ["DeepMreye", "DeepMreye + Closed"], "tickvals": [0, 1]}, "xaxis3": {"anchor": "y3", "domain": [0.7111, 1], "ticktext": ["DeepMreye + Calib", "DeepMreye + Closed"], "tickvals": [0, 1]}, "xaxis4": {"anchor": "y4", "domain": [0, 0.2889], "ticktext": ["DeepMreye", "DeepMreye + Calib"], "tickvals": [0, 1]}, "xaxis5": {"anchor": "y5", "domain": [0.3556, 0.6444], "ticktext": ["DeepMreye", "DeepMreye + Closed"], "tickvals": [0, 1]}, "xaxis6": {"anchor": "y6", "domain": [0.7111, 1], "ticktext": ["DeepMreye + Calib", "DeepMreye + Closed"], "tickvals": [0, 1]}, "xaxis7": {"anchor": "y7", "domain": [0, 0.2889], "ticktext": ["DeepMreye", "DeepMreye + Calib"], "tickvals": [0, 1]}, "xaxis8": {"anchor": "y8", "domain": [0.3556, 0.6444], "ticktext": ["DeepMreye", "DeepMreye + Closed"], "tickvals": [0, 1]}, "xaxis9": {"anchor": "y9", "domain": [0.7111, 1], "ticktext": ["DeepMreye + Calib", "DeepMreye + Closed"], "tickvals": [0, 1]}, "yaxis": {"anchor": "x", "domain": [0.8438, 1], "range": [0, 10], "title": {"text": "Euclidean Error (dva)"}}, "yaxis10": {"anchor": "x10", "domain": [0, 0.1562], "range": [0, 10], "title": {"text": "Euclidean Error (dva)"}}, "yaxis11": {"anchor": "x11", "domain": [0, 0.1562], "range": [0, 10], "title": {"text": "Euclidean Error (dva)"}}, "yaxis12": {"anchor": "x12", "domain": [0, 0.1562], "range": [0, 10], "title": {"text": "Euclidean Error (dva)"}}, "yaxis2": {"anchor": "x2", "domain": [0.8438, 1], "range": [0, 10], "title": {"text": "Euclidean Error (dva)"}}, "yaxis3": {"anchor": "x3", "domain": [0.8438, 1], "range": [0, 10], "title": {"text": "Euclidean Error (dva)"}}, "yaxis4": {"anchor": "x4", "domain": [0.5625, 0.7188], "range": [0, 10], "title": {"text": "Euclidean Error (dva)"}}, "yaxis5": {"anchor": "x5", "domain": [0.5625, 0.7188], "range": [0, 10], "title": {"text": "Euclidean Error (dva)"}}, "yaxis6": {"anchor": "x6", "domain": [0.5625, 0.7188], "range": [0, 10], "title": {"text": "Euclidean Error (dva)"}}, "yaxis7": {"anchor": "x7", "domain": [0.2812, 0.4375], "range": [0, 10], "title": {"text": "Euclidean Error (dva)"}}, "yaxis8": {"anchor": "x8", "domain": [0.2812, 0.4375], "range": [0, 10], "title": {"text": "Euclidean Error (dva)"}}, "yaxis9": {"anchor": "x9", "domain": [0.2812, 0.4375], "range": [0, 10], "title": {"text": "Euclidean Error (dva)"}}}}
